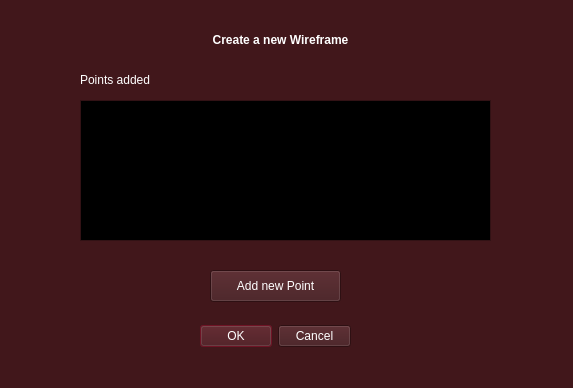
<?xml version="1.0" encoding="UTF-8"?>
<ui version="4.0">
 <class>Dialog</class>
 <widget class="QDialog" name="Dialog">
  <property name="geometry">
   <rect>
    <x>0</x>
    <y>0</y>
    <width>573</width>
    <height>388</height>
   </rect>
  </property>
  <property name="palette">
   <palette>
    <active>
     <colorrole role="WindowText">
      <brush brushstyle="SolidPattern">
       <color alpha="255">
        <red>255</red>
        <green>255</green>
        <blue>255</blue>
       </color>
      </brush>
     </colorrole>
     <colorrole role="Button">
      <brush brushstyle="SolidPattern">
       <color alpha="255">
        <red>65</red>
        <green>23</green>
        <blue>27</blue>
       </color>
      </brush>
     </colorrole>
     <colorrole role="Light">
      <brush brushstyle="SolidPattern">
       <color alpha="255">
        <red>98</red>
        <green>34</green>
        <blue>41</blue>
       </color>
      </brush>
     </colorrole>
     <colorrole role="Midlight">
      <brush brushstyle="SolidPattern">
       <color alpha="255">
        <red>81</red>
        <green>28</green>
        <blue>34</blue>
       </color>
      </brush>
     </colorrole>
     <colorrole role="Dark">
      <brush brushstyle="SolidPattern">
       <color alpha="255">
        <red>33</red>
        <green>11</green>
        <blue>14</blue>
       </color>
      </brush>
     </colorrole>
     <colorrole role="Mid">
      <brush brushstyle="SolidPattern">
       <color alpha="255">
        <red>43</red>
        <green>15</green>
        <blue>18</blue>
       </color>
      </brush>
     </colorrole>
     <colorrole role="Text">
      <brush brushstyle="SolidPattern">
       <color alpha="255">
        <red>255</red>
        <green>255</green>
        <blue>255</blue>
       </color>
      </brush>
     </colorrole>
     <colorrole role="BrightText">
      <brush brushstyle="SolidPattern">
       <color alpha="255">
        <red>255</red>
        <green>255</green>
        <blue>255</blue>
       </color>
      </brush>
     </colorrole>
     <colorrole role="ButtonText">
      <brush brushstyle="SolidPattern">
       <color alpha="255">
        <red>255</red>
        <green>255</green>
        <blue>255</blue>
       </color>
      </brush>
     </colorrole>
     <colorrole role="Base">
      <brush brushstyle="SolidPattern">
       <color alpha="255">
        <red>0</red>
        <green>0</green>
        <blue>0</blue>
       </color>
      </brush>
     </colorrole>
     <colorrole role="Window">
      <brush brushstyle="SolidPattern">
       <color alpha="255">
        <red>65</red>
        <green>23</green>
        <blue>27</blue>
       </color>
      </brush>
     </colorrole>
     <colorrole role="Shadow">
      <brush brushstyle="SolidPattern">
       <color alpha="255">
        <red>0</red>
        <green>0</green>
        <blue>0</blue>
       </color>
      </brush>
     </colorrole>
     <colorrole role="Highlight">
      <brush brushstyle="SolidPattern">
       <color alpha="255">
        <red>139</red>
        <green>24</green>
        <blue>46</blue>
       </color>
      </brush>
     </colorrole>
     <colorrole role="Link">
      <brush brushstyle="SolidPattern">
       <color alpha="255">
        <red>255</red>
        <green>75</green>
        <blue>61</blue>
       </color>
      </brush>
     </colorrole>
     <colorrole role="AlternateBase">
      <brush brushstyle="SolidPattern">
       <color alpha="255">
        <red>32</red>
        <green>11</green>
        <blue>13</blue>
       </color>
      </brush>
     </colorrole>
     <colorrole role="ToolTipBase">
      <brush brushstyle="SolidPattern">
       <color alpha="255">
        <red>255</red>
        <green>255</green>
        <blue>220</blue>
       </color>
      </brush>
     </colorrole>
     <colorrole role="ToolTipText">
      <brush brushstyle="SolidPattern">
       <color alpha="255">
        <red>0</red>
        <green>0</green>
        <blue>0</blue>
       </color>
      </brush>
     </colorrole>
     <colorrole role="PlaceholderText">
      <brush brushstyle="SolidPattern">
       <color alpha="127">
        <red>255</red>
        <green>255</green>
        <blue>255</blue>
       </color>
      </brush>
     </colorrole>
     <colorrole role="Accent">
      <brush brushstyle="SolidPattern">
       <color alpha="255">
        <red>0</red>
        <green>0</green>
        <blue>0</blue>
       </color>
      </brush>
     </colorrole>
    </active>
    <inactive>
     <colorrole role="WindowText">
      <brush brushstyle="SolidPattern">
       <color alpha="255">
        <red>255</red>
        <green>255</green>
        <blue>255</blue>
       </color>
      </brush>
     </colorrole>
     <colorrole role="Button">
      <brush brushstyle="SolidPattern">
       <color alpha="255">
        <red>65</red>
        <green>23</green>
        <blue>27</blue>
       </color>
      </brush>
     </colorrole>
     <colorrole role="Light">
      <brush brushstyle="SolidPattern">
       <color alpha="255">
        <red>98</red>
        <green>34</green>
        <blue>41</blue>
       </color>
      </brush>
     </colorrole>
     <colorrole role="Midlight">
      <brush brushstyle="SolidPattern">
       <color alpha="255">
        <red>81</red>
        <green>28</green>
        <blue>34</blue>
       </color>
      </brush>
     </colorrole>
     <colorrole role="Dark">
      <brush brushstyle="SolidPattern">
       <color alpha="255">
        <red>33</red>
        <green>11</green>
        <blue>14</blue>
       </color>
      </brush>
     </colorrole>
     <colorrole role="Mid">
      <brush brushstyle="SolidPattern">
       <color alpha="255">
        <red>43</red>
        <green>15</green>
        <blue>18</blue>
       </color>
      </brush>
     </colorrole>
     <colorrole role="Text">
      <brush brushstyle="SolidPattern">
       <color alpha="255">
        <red>255</red>
        <green>255</green>
        <blue>255</blue>
       </color>
      </brush>
     </colorrole>
     <colorrole role="BrightText">
      <brush brushstyle="SolidPattern">
       <color alpha="255">
        <red>255</red>
        <green>255</green>
        <blue>255</blue>
       </color>
      </brush>
     </colorrole>
     <colorrole role="ButtonText">
      <brush brushstyle="SolidPattern">
       <color alpha="255">
        <red>255</red>
        <green>255</green>
        <blue>255</blue>
       </color>
      </brush>
     </colorrole>
     <colorrole role="Base">
      <brush brushstyle="SolidPattern">
       <color alpha="255">
        <red>0</red>
        <green>0</green>
        <blue>0</blue>
       </color>
      </brush>
     </colorrole>
     <colorrole role="Window">
      <brush brushstyle="SolidPattern">
       <color alpha="255">
        <red>65</red>
        <green>23</green>
        <blue>27</blue>
       </color>
      </brush>
     </colorrole>
     <colorrole role="Shadow">
      <brush brushstyle="SolidPattern">
       <color alpha="255">
        <red>0</red>
        <green>0</green>
        <blue>0</blue>
       </color>
      </brush>
     </colorrole>
     <colorrole role="Highlight">
      <brush brushstyle="SolidPattern">
       <color alpha="255">
        <red>139</red>
        <green>24</green>
        <blue>46</blue>
       </color>
      </brush>
     </colorrole>
     <colorrole role="Link">
      <brush brushstyle="SolidPattern">
       <color alpha="255">
        <red>255</red>
        <green>75</green>
        <blue>61</blue>
       </color>
      </brush>
     </colorrole>
     <colorrole role="AlternateBase">
      <brush brushstyle="SolidPattern">
       <color alpha="255">
        <red>32</red>
        <green>11</green>
        <blue>13</blue>
       </color>
      </brush>
     </colorrole>
     <colorrole role="ToolTipBase">
      <brush brushstyle="SolidPattern">
       <color alpha="255">
        <red>255</red>
        <green>255</green>
        <blue>220</blue>
       </color>
      </brush>
     </colorrole>
     <colorrole role="ToolTipText">
      <brush brushstyle="SolidPattern">
       <color alpha="255">
        <red>0</red>
        <green>0</green>
        <blue>0</blue>
       </color>
      </brush>
     </colorrole>
     <colorrole role="PlaceholderText">
      <brush brushstyle="SolidPattern">
       <color alpha="127">
        <red>255</red>
        <green>255</green>
        <blue>255</blue>
       </color>
      </brush>
     </colorrole>
     <colorrole role="Accent">
      <brush brushstyle="SolidPattern">
       <color alpha="255">
        <red>0</red>
        <green>0</green>
        <blue>0</blue>
       </color>
      </brush>
     </colorrole>
    </inactive>
    <disabled>
     <colorrole role="WindowText">
      <brush brushstyle="SolidPattern">
       <color alpha="255">
        <red>33</red>
        <green>11</green>
        <blue>14</blue>
       </color>
      </brush>
     </colorrole>
     <colorrole role="Button">
      <brush brushstyle="SolidPattern">
       <color alpha="255">
        <red>65</red>
        <green>23</green>
        <blue>27</blue>
       </color>
      </brush>
     </colorrole>
     <colorrole role="Light">
      <brush brushstyle="SolidPattern">
       <color alpha="255">
        <red>98</red>
        <green>34</green>
        <blue>41</blue>
       </color>
      </brush>
     </colorrole>
     <colorrole role="Midlight">
      <brush brushstyle="SolidPattern">
       <color alpha="255">
        <red>81</red>
        <green>28</green>
        <blue>34</blue>
       </color>
      </brush>
     </colorrole>
     <colorrole role="Dark">
      <brush brushstyle="SolidPattern">
       <color alpha="255">
        <red>33</red>
        <green>11</green>
        <blue>14</blue>
       </color>
      </brush>
     </colorrole>
     <colorrole role="Mid">
      <brush brushstyle="SolidPattern">
       <color alpha="255">
        <red>43</red>
        <green>15</green>
        <blue>18</blue>
       </color>
      </brush>
     </colorrole>
     <colorrole role="Text">
      <brush brushstyle="SolidPattern">
       <color alpha="255">
        <red>33</red>
        <green>11</green>
        <blue>14</blue>
       </color>
      </brush>
     </colorrole>
     <colorrole role="BrightText">
      <brush brushstyle="SolidPattern">
       <color alpha="255">
        <red>255</red>
        <green>255</green>
        <blue>255</blue>
       </color>
      </brush>
     </colorrole>
     <colorrole role="ButtonText">
      <brush brushstyle="SolidPattern">
       <color alpha="255">
        <red>33</red>
        <green>11</green>
        <blue>14</blue>
       </color>
      </brush>
     </colorrole>
     <colorrole role="Base">
      <brush brushstyle="SolidPattern">
       <color alpha="255">
        <red>65</red>
        <green>23</green>
        <blue>27</blue>
       </color>
      </brush>
     </colorrole>
     <colorrole role="Window">
      <brush brushstyle="SolidPattern">
       <color alpha="255">
        <red>65</red>
        <green>23</green>
        <blue>27</blue>
       </color>
      </brush>
     </colorrole>
     <colorrole role="Shadow">
      <brush brushstyle="SolidPattern">
       <color alpha="255">
        <red>0</red>
        <green>0</green>
        <blue>0</blue>
       </color>
      </brush>
     </colorrole>
     <colorrole role="Link">
      <brush brushstyle="SolidPattern">
       <color alpha="255">
        <red>255</red>
        <green>75</green>
        <blue>61</blue>
       </color>
      </brush>
     </colorrole>
     <colorrole role="AlternateBase">
      <brush brushstyle="SolidPattern">
       <color alpha="255">
        <red>65</red>
        <green>23</green>
        <blue>27</blue>
       </color>
      </brush>
     </colorrole>
     <colorrole role="ToolTipBase">
      <brush brushstyle="SolidPattern">
       <color alpha="255">
        <red>255</red>
        <green>255</green>
        <blue>220</blue>
       </color>
      </brush>
     </colorrole>
     <colorrole role="ToolTipText">
      <brush brushstyle="SolidPattern">
       <color alpha="255">
        <red>0</red>
        <green>0</green>
        <blue>0</blue>
       </color>
      </brush>
     </colorrole>
     <colorrole role="PlaceholderText">
      <brush brushstyle="SolidPattern">
       <color alpha="127">
        <red>33</red>
        <green>11</green>
        <blue>14</blue>
       </color>
      </brush>
     </colorrole>
     <colorrole role="Accent">
      <brush brushstyle="SolidPattern">
       <color alpha="255">
        <red>46</red>
        <green>16</green>
        <blue>19</blue>
       </color>
      </brush>
     </colorrole>
    </disabled>
   </palette>
  </property>
  <property name="windowTitle">
   <string>New Wireframe</string>
  </property>
  <widget class="QDialogButtonBox" name="buttonBox">
   <property name="geometry">
    <rect>
     <x>200</x>
     <y>320</y>
     <width>151</width>
     <height>32</height>
    </rect>
   </property>
   <property name="orientation">
    <enum>Qt::Orientation::Horizontal</enum>
   </property>
   <property name="standardButtons">
    <set>QDialogButtonBox::StandardButton::Cancel|QDialogButtonBox::StandardButton::Ok</set>
   </property>
  </widget>
  <widget class="QLabel" name="title">
   <property name="geometry">
    <rect>
     <x>200</x>
     <y>30</y>
     <width>161</width>
     <height>20</height>
    </rect>
   </property>
   <property name="sizePolicy">
    <sizepolicy hsizetype="Fixed" vsizetype="Fixed">
     <horstretch>0</horstretch>
     <verstretch>0</verstretch>
    </sizepolicy>
   </property>
   <property name="text">
    <string>&lt;html&gt;&lt;head/&gt;&lt;body&gt;&lt;p&gt;&lt;span style=&quot; font-weight:700;&quot;&gt;Create a new Wireframe&lt;/span&gt;&lt;/p&gt;&lt;/body&gt;&lt;/html&gt;</string>
   </property>
   <property name="alignment">
    <set>Qt::AlignmentFlag::AlignCenter</set>
   </property>
  </widget>
  <widget class="QListWidget" name="pointsList">
   <property name="geometry">
    <rect>
     <x>80</x>
     <y>100</y>
     <width>411</width>
     <height>141</height>
    </rect>
   </property>
  </widget>
  <widget class="QLabel" name="title_2">
   <property name="geometry">
    <rect>
     <x>80</x>
     <y>70</y>
     <width>81</width>
     <height>20</height>
    </rect>
   </property>
   <property name="sizePolicy">
    <sizepolicy hsizetype="Fixed" vsizetype="Fixed">
     <horstretch>0</horstretch>
     <verstretch>0</verstretch>
    </sizepolicy>
   </property>
   <property name="text">
    <string>&lt;html&gt;&lt;head/&gt;&lt;body&gt;&lt;p&gt;Points added&lt;/p&gt;&lt;/body&gt;&lt;/html&gt;</string>
   </property>
   <property name="alignment">
    <set>Qt::AlignmentFlag::AlignLeading|Qt::AlignmentFlag::AlignLeft|Qt::AlignmentFlag::AlignVCenter</set>
   </property>
  </widget>
  <widget class="QPushButton" name="newPointButton">
   <property name="geometry">
    <rect>
     <x>210</x>
     <y>270</y>
     <width>131</width>
     <height>32</height>
    </rect>
   </property>
   <property name="text">
    <string>Add new Point</string>
   </property>
  </widget>
 </widget>
 <resources/>
 <connections>
  <connection>
   <sender>buttonBox</sender>
   <signal>accepted()</signal>
   <receiver>Dialog</receiver>
   <slot>accept()</slot>
   <hints>
    <hint type="sourcelabel">
     <x>248</x>
     <y>254</y>
    </hint>
    <hint type="destinationlabel">
     <x>157</x>
     <y>274</y>
    </hint>
   </hints>
  </connection>
  <connection>
   <sender>buttonBox</sender>
   <signal>rejected()</signal>
   <receiver>Dialog</receiver>
   <slot>reject()</slot>
   <hints>
    <hint type="sourcelabel">
     <x>316</x>
     <y>260</y>
    </hint>
    <hint type="destinationlabel">
     <x>286</x>
     <y>274</y>
    </hint>
   </hints>
  </connection>
 </connections>
</ui>
